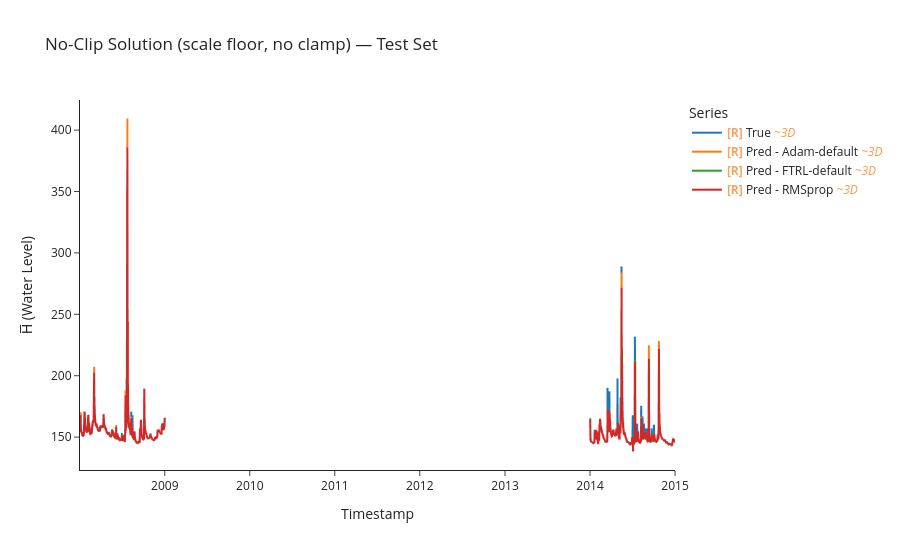

The notebook cell saved with this chart:
### Code cell
uf.calculate_metrics_and_plot(
    noclip_results,
    plot_title='No-Clip Solution (scale floor, no clamp) — Test Set',
    export_metrics=True, export_html=True,
    export_file_name='results/testing/online/noclip_comparison',
)

### Figure 1 — Plotly figure (JSON) as saved in the notebook; plotly's stock layout.template omitted (floating-point values rounded to 4 significant figures; data arrays with more than 128 entries replaced by an {"elided": "..."} marker saying what was removed)
{"data": [{"hovertemplate": "Legend=True<br>Timestamp=%{x}<br>H̅ (Water Level)=%{y}<extra></extra>", "legendgroup": "True", "line": {"color": "#1f77b4", "dash": "solid", "width": 2}, "marker": {"symbol": "circle"}, "mode": "lines", "name": "<b style=\"color:sandybrown\">[R]</b> True <i style=\"color:#fc9944\">~3D</i>", "showlegend": true, "type": "scattergl", "uid": "e1eb388f-d1c4-498b-9270-96618e79b480", "x": {"elided": "1001 str values"}, "xaxis": "x", "y": {"elided": "1001 float values"}, "yaxis": "y"}, {"hovertemplate": "Legend=Pred - Adam-default<br>Timestamp=%{x}<br>H̅ (Water Level)=%{y}<extra></extra>", "legendgroup": "Pred - Adam-default", "line": {"color": "#ff7f0e", "dash": "solid", "width": 2}, "marker": {"symbol": "circle"}, "mode": "lines", "name": "<b style=\"color:sandybrown\">[R]</b> Pred - Adam-default <i style=\"color:#fc9944\">~3D</i>", "showlegend": true, "type": "scattergl", "uid": "551be66f-0ab0-4378-b3f4-f707b765ba47", "x": {"elided": "1001 str values"}, "xaxis": "x", "y": {"elided": "1001 float values"}, "yaxis": "y"}, {"hovertemplate": "Legend=Pred - FTRL-default<br>Timestamp=%{x}<br>H̅ (Water Level)=%{y}<extra></extra>", "legendgroup": "Pred - FTRL-default", "line": {"color": "#2ca02c", "dash": "solid", "width": 2}, "marker": {"symbol": "circle"}, "mode": "lines", "name": "<b style=\"color:sandybrown\">[R]</b> Pred - FTRL-default <i style=\"color:#fc9944\">~3D</i>", "showlegend": true, "type": "scattergl", "uid": "99354885-5173-4a78-b188-0015ce41480a", "x": {"elided": "1001 str values"}, "xaxis": "x", "y": {"elided": "1001 float values"}, "yaxis": "y"}, {"hovertemplate": "Legend=Pred - RMSprop<br>Timestamp=%{x}<br>H̅ (Water Level)=%{y}<extra></extra>", "legendgroup": "Pred - RMSprop", "line": {"color": "#d62728", "dash": "solid", "width": 2}, "marker": {"symbol": "circle"}, "mode": "lines", "name": "<b style=\"color:sandybrown\">[R]</b> Pred - RMSprop <i style=\"color:#fc9944\">~3D</i>", "showlegend": true, "type": "scattergl", "uid": "a0e55848-787f-4b8a-b5ab-cd6d7411909d", "x": {"elided": "1001 str values"}, "xaxis": "x", "y": {"elided": "1001 float values"}, "yaxis": "y"}], "layout": {"height": 550, "legend": {"title": {"text": "Series"}, "tracegroupgap": 0}, "title": {"text": "No-Clip Solution (scale floor, no clamp) — Test Set"}, "xaxis": {"anchor": "y", "domain": [0, 1], "title": {"text": "Timestamp"}}, "yaxis": {"anchor": "x", "domain": [0, 1], "title": {"text": "H̅ (Water Level)"}}}}
